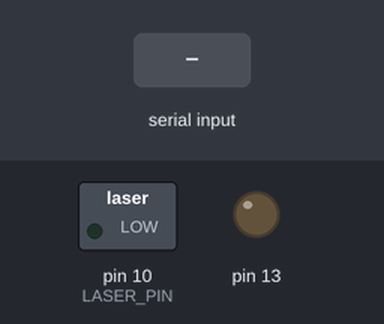
The sketch below on a simulated Arduino Uno, built with avr-gcc and run on an emulated ATmega328P. Parts: switched loads named in the sketch (green lamp = pin HIGH), output pins drawn as LEDs (lit = HIGH). The test bench sets the inputs (shaded band). What the sketch prints to the serial monitor is not drawn.

Above: at 1.2 s.
1.3 s: "1\n" received over Serial
At 1.66 s:
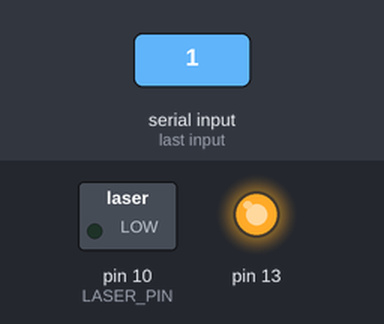
Timing chart, 0 to 4.3 s (numbered marks = the images above; inputs shaded):
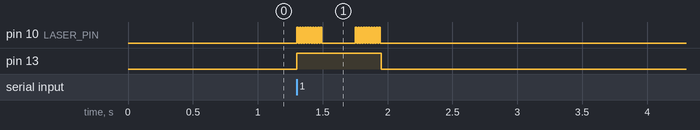

Measured:
- after the input at 1.3 s, pin 10 (LASER_PIN): goes 9 × (HIGH 0.01 s, LOW 0.01 s), HIGH 0.01 s, LOW 0.26 s, 9 × (HIGH 0.01 s, LOW 0.01 s), HIGH 0.01 s, then LOW, starting at once; pin 13: LOW → HIGH at once, → LOW 0.65 s later

The sketch:

Sender2.ino
```cpp
#define LASER_PIN 10

int waitMillis = 10;
double frequency = 1 / (waitMillis / 1000);

byte startCode[24];
byte stopCode[25];

void laser(int state) {
  digitalWrite(LASER_PIN, state);
}

void sendMsg(String sInput) {
  // typeconversion String -> char*
  int inputLen = sInput.length();
  char *cInput = (char*)malloc(inputLen * sizeof(char));
  sInput.toCharArray(cInput, inputLen);

  // OOK
  digitalWrite(13, HIGH);
  // sent startcode
  for (int i = 0; i < 24; i++) {
    laser(startCode[i]);
    delay(waitMillis);
  }
  // send data package
  int j = 0;
  for (int i = 0; i < sizeof(cInput) * 8; i++) {
    j = floor(i / 8);
    laser(bitRead(cInput[j], i % 8));
    delay(waitMillis);
  }
  // sent stopcode
  for (int i = 0; i < 25; i++) {
    laser(stopCode[i]);
    delay(waitMillis);
  }
  digitalWrite(13, LOW);
  free(cInput);
}

void setup() {
  Serial.begin(9600);
  pinMode(LASER_PIN, OUTPUT);
  pinMode(13, OUTPUT);

  startCode[0]  = 1;
  startCode[1]  = 0;
  startCode[2]  = 1;
  startCode[3]  = 0;
  startCode[4]  = 1;
  startCode[5]  = 0;
  startCode[6]  = 1;
  startCode[7]  = 0;
  startCode[8]  = 1;
  startCode[9]  = 0;
  startCode[10] = 1;
  startCode[11] = 0;
  startCode[12] = 1;
  startCode[13] = 0;
  startCode[14] = 1;
  startCode[15] = 0;
  startCode[16] = 1;
  startCode[17] = 0;
  startCode[18] = 1;
  startCode[19] = 0;
  startCode[20] = 0;
  startCode[21] = 0;
  startCode[22] = 0;
  startCode[23] = 0;

  stopCode[0]  = 0;
  stopCode[1]  = 0;
  stopCode[2]  = 0;
  stopCode[3]  = 0;
  stopCode[4]  = 0;
  stopCode[5]  = 1;
  stopCode[6]  = 0;
  stopCode[7]  = 1;
  stopCode[8]  = 0;
  stopCode[9]  = 1;
  stopCode[10] = 0;
  stopCode[11] = 1;
  stopCode[12] = 0;
  stopCode[13] = 1;
  stopCode[14] = 0;
  stopCode[15] = 1;
  stopCode[16] = 0;
  stopCode[17] = 1;
  stopCode[18] = 0;
  stopCode[19] = 1;
  stopCode[20] = 0;
  stopCode[21] = 1;
  stopCode[22] = 0;
  stopCode[23] = 1;
  stopCode[24] = 0;
}

void loop() {
  if (Serial.available()) {
    String userInput = Serial.readStringUntil('\n');
    sendMsg(userInput);
    Serial.print("Message: '");
    Serial.print(userInput);
    Serial.println("' has been send.");
  }
}
```
